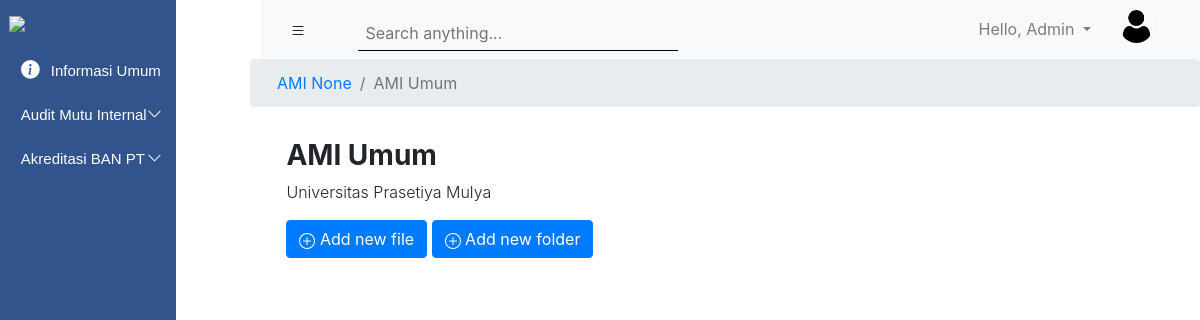
Screenshot of /subfolder1/5/ (signed in) with the database file from the repository.
### Accounts/models.py (models this page shows)
class User(AbstractUser):
    prodi = models.ForeignKey(ProgramStudi, models.SET_NULL, blank=True, null=True, default=None)
    role_list = (
        ('Admin', 'Admin'),
        ('Faculty Member', 'Faculty Member'),
        ('Professional Staf', 'Professional Staf')
    )
    roles = models.CharField(choices=role_list, max_length=40)
    profile_picture = models.ImageField(null=True, blank=True)
    objects = UserManager

### upmsite/models.py (models this page shows, shortened)
class Folder(models.Model):
    listKategori = (
        ('AMI', 'AMI'),
        ('ABPT', 'ABPT'),
        ('Informasi Umum', 'Informasi Umum'),
    )
    nama_folder = models.CharField(default='', max_length=256)
    nama_prodi = models.ForeignKey(ProgramStudi, on_delete=models.CASCADE, blank = True, null = True)
    kategori = models.CharField(max_length=50, choices=listKategori)
    public_status = models.BooleanField(default = True)
    isAllowNewFolder = models.BooleanField(default = True)
    isAllowNewFile = models.BooleanField(default = True)

### upmsite/viewscinta.py (the view)
# urls.py: path('subfolder1/<int:pk_parent>/', viewscinta.SubFolder1List, name="subfolder1-list"),
def SubFolder1List(request, pk_parent):
    roles = request.user.roles
    prodi = request.user.prodi
    semua_prodi = models_account.ProgramStudi.objects.all()
    subfolder1 = models.SubFolder01.objects.filter(parent_folder__id = pk_parent)
    files = models.File.objects.filter(nama_folder__id = pk_parent)
    folder = models.Folder.objects.get(id = pk_parent)
    kategori = folder.kategori
    link1 = data_pk_prodidef()
    global data_pk_prodi1
    data_pk_prodi1 = pk_parent
    context = {
        'kategori': kategori,
        'roles': roles,
        'prodi': prodi,
        'semua_prodi': semua_prodi,
        'files': files,
        'subfolder1': subfolder1,
        'judul': folder,
        'pk_parent': pk_parent,
        'link1': link1,
    }
    return render(request, 'Akreditasi/SubFolder1List.html', context)

### upmsite/viewscinta.py (called while the page is built)
def data_pk_prodidef():
    return data_pk_prodi

### Templates/Akreditasi/SubFolder1List.html (shortened to what this page needs)
{% extends 'main.html' %}
{% load static %}
{% block content %}
<section>
  <nav aria-label="breadcrumb">
      <ol class="breadcrumb">
        <li class="breadcrumb-item"><a href="{% url 'folder-list' kategori=kategori pk_prodi=link1 %}">{{kategori}} {{judul.nama_prodi}}</a></li>
        <li class="breadcrumb-item active" aria-current="page" href="">{{judul.nama_folder}}</li>
      </ol>
  </nav>
</section>
  <section class="page-title" style="margin-left: 17.9rem; ">
      <h3 class="font-weight-bold">{{judul.nama_folder}}</h3>
      <p class="font-weight-light">Universitas Prasetiya Mulya</p>
      {% if roles == 'Admin' %}
        {%if judul.isAllowNewFile == True %}
        <a class="btn btn-primary" href="{% url 'file-create' pk_parent %}">
            Add new file
        </a>
        {% endif %}
        {%if judul.isAllowNewFolder == True %}
        <a class="btn btn-primary" href="{% url 'subfolder1-create' pk_parent %}">
          Add new folder
        </a>
        {% endif %}
      {% endif %}
  </section>
  <section class="folder-card">
    <div class="box-inside">
    </div>
  </section>
{% endblock %}

### Templates/main.html (shortened to what this page needs)
{% load static %}
<!DOCTYPE html>
<html lang="en">
<head>
    <link rel="stylesheet" href="https://stackpath.bootstrapcdn.com/bootstrap/4.5.2/css/bootstrap.min.css">
    <link rel="stylesheet" href="{% static 'css/main.css'%}">
</head>
<body>
    <section class="left_navigation" id="leftSidebar">
        <img src="https://lms.prasetiyamulya.ac.id/pluginfile.php/1/core_admin/logo/0x200/1601623298/logo_upm_putih.png" class="prasmul_logo pt-3">
        <div class="accordion navigation_menu pt-3" id="accordionExample">
          <div class="card card1">
            <div class="card-head card1-2" id="headingOne">
                <a class="btn btn-link btn-block text-left button1" type="button" href="{% url 'Informasi_Umum' %}">
                  <div class="button-content">
                      Informasi Umum
                  </div>
                </a>
            </div>
          </div>
            <div class="card card1">
              <div class="card-head card1-2" id="headingTwo">
                <h2 class="mb-0">
                  <button class="btn btn-link btn-block text-left collapsed button1" id="buttonTest" type="button" data-toggle="collapse" data-target="#collapseTwo" aria-expanded="false" aria-controls="collapseTwo">
                    <div class="button-content-2">
                        <div>Audit Mutu Internal</div>
                        <div class="caret">
                          <svg width="1em" height="1em" viewBox="0 0 16 16" class="bi bi-chevron-up" fill="currentColor" xmlns="http://www.w3.org/2000/svg">
                            <path fill-rule="evenodd" d="M7.646 4.646a.5.5 0 0 1 .708 0l6 6a.5.5 0 0 1-.708.708L8 5.707l-5.646 5.647a.5.5 0 0 1-.708-.708l6-6z"/>
                          </svg>
                        </div>
                    </div>
                  </button>
                </h2>
              </div>
            </div>
            <div class="card card1">
              <div class="card-head card1-2" id="headingThree">
                <h2 class="mb-0">
                  <button class="btn btn-link btn-block text-left collapsed button1" id="buttonTest" type="button" data-toggle="collapse" data-target="#collapseThree" aria-expanded="false" aria-controls="collapseThree">
                    <div class="button-content-2">
                      <div>Akreditasi BAN PT</div>
                      <div class="caret">
                        <svg width="1em" height="1em" viewBox="0 0 16 16" class="bi bi-chevron-up" fill="currentColor" xmlns="http://www.w3.org/2000/svg">
                          <path fill-rule="evenodd" d="M7.646 4.646a.5.5 0 0 1 .708 0l6 6a.5.5 0 0 1-.708.708L8 5.707l-5.646 5.647a.5.5 0 0 1-.708-.708l6-6z"/>
                        </svg>
                      </div>
                  </div>
                  </button>
                </h2>
              </div>
            </div>
        </div>
    </section>
    <section id="rightScreen">
        <nav class="navbar navbar-expand-lg navbar-light bg-light top-bar">
          <div class="right-menu">
            <button class="btn" id="sidebarCollapse">
            </button>
            <div class="search1 ml-4">
              <input class="input-sm border-0 p-2 col-md-11 input_search1" id="searchbox" type="text" placeholder="Search anything...">
            </div>
          </div>
          <div class="profile-area">
            <ul class="navbar-nav ml-auto">
              <li class="nav-item dropdown">
                <a class="nav-link dropdown-toggle user-dropdown" href="#" id="navbarDropdown" role="button" data-toggle="dropdown" aria-haspopup="true" aria-expanded="false">
                  Hello, {{user.first_name}}
                </a>
              </li>
            </ul>
            <div id="container">
              <div class="avatar">
                {% if request.user.profile_picture %}
                  <img src="{{request.user.profile_picture.url}}" alt="">
                {% else %}
                  <img src="{% static 'media/user.png' %}" alt="">
                {% endif %}
              </div>
            </div>
          </div>
        </nav>
    {% block content %}
    {% endblock %}
</body>
</html>

### static/css/main.css (style rules this page uses)
.prasmul_logo { display: block; margin-left: auto; margin-right: auto; width: 90%; }
.card1 { font-family: 'Montserrat', sans-serif; font-size: 15px; background: transparent; background-color: transparent; color: white; border-color: transparent; margin-left: -10px; }
.card1-2 { background: transparent; background-color: transparent; border-color: transparent; padding-top: 0.15rem; padding-bottom: 0.15rem; text-decoration: none; }
.card-head { padding-top: .25rem; border-radius: none; border-bottom: -1px; }
.button1 { font-size: 15px; background-color: transparent; color: white; }
.button-content { margin-left: 1.05rem; }
.button-content-2 { margin-left: 1.05rem; display: flex; justify-content: space-between; }
.caret { -moz-transition: all 0.3s linear; -webkit-transition: all 0.3s linear; transition: all 0.3s linear; }
.collapsed .caret { -webkit-transform: rotate(180deg); transform: rotate(180deg); }
.dropdown-toggle:after { transition: 0.7s; }
.house_icon { margin-top: -5px; margin-right: 7px; }
.top-bar { display: flex; justify-content: space-between; }
.avatar { margin-right: 30px; margin-left: 20px; top: 5%; left: 10%; }
.avatar img { width: 35px; height: 35px; border-radius: 100%; border: 1px solid white; }
.profile-area { display: flex; }
.user-dropdown { text-decoration: none; }
.search1 { display: flex; align-items: center; justify-content: center; height: 100%; width: 350px; }
.input_search1 { vertical-align: middle; padding-top: 0.8rem !important; padding-bottom: 0.3rem !important; border-bottom: 1px solid #000 !important; background-color: #f8f9fa; }
@media (min-width:768px) { .left_navigation { max-width: 261px; height: 100vh; background-color: #31548C; position: fixed; transition: all 0.5s; } }
@media (min-width:768px) { #rightScreen { transition: all 0.5s; } }
@media (min-width:768px) { .breadcrumb { margin-left: 250px; } }
@media (min-width:768px) { ol.breadcrumb { padding-left: 27px; } }
@media (min-width:768px) { .page-title { margin-top: 2rem; margin-left: 17.5rem; margin-right: 4rem; } }
@media (min-width:768px) { .box-inside { background: #FFFFFF; padding-top: 5px; margin-left: 15rem; } }
@media (min-width:768px) { .folder-card { margin-left: 2.5rem; margin-right: 2.5rem; } }
@media (min-width:768px) { .top-bar { margin-left: 261px; } }
.right-menu { display: flex; }

### rows the page displays
User: first_name "Admin"
Folder: kategori "AMI", nama_prodi "None", nama_folder "AMI Umum"
